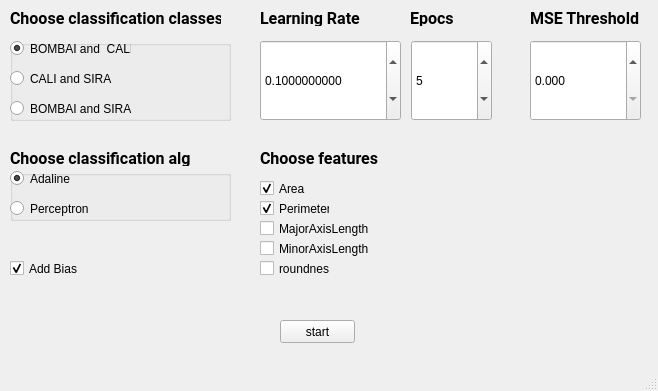
<?xml version="1.0" encoding="UTF-8"?>
<ui version="4.0">
 <class>MainWindow</class>
 <widget class="QMainWindow" name="MainWindow">
  <property name="geometry">
   <rect>
    <x>0</x>
    <y>0</y>
    <width>658</width>
    <height>391</height>
   </rect>
  </property>
  <property name="windowTitle">
   <string>MainWindow</string>
  </property>
  <widget class="QWidget" name="centralwidget">
   <widget class="QLabel" name="label">
    <property name="geometry">
     <rect>
      <x>10</x>
      <y>10</y>
      <width>211</width>
      <height>16</height>
     </rect>
    </property>
    <property name="font">
     <font>
      <family>Roboto</family>
      <pointsize>12</pointsize>
      <weight>75</weight>
      <bold>true</bold>
     </font>
    </property>
    <property name="text">
     <string>Choose classification classes</string>
    </property>
   </widget>
   <widget class="QGroupBox" name="classesGroupBox">
    <property name="geometry">
     <rect>
      <x>10</x>
      <y>40</y>
      <width>221</width>
      <height>81</height>
     </rect>
    </property>
    <property name="title">
     <string/>
    </property>
    <widget class="QRadioButton" name="BCradioButton">
     <property name="geometry">
      <rect>
       <x>0</x>
       <y>0</y>
       <width>121</width>
       <height>17</height>
      </rect>
     </property>
     <property name="text">
      <string>BOMBAI and  CALI</string>
     </property>
     <property name="checked">
      <bool>true</bool>
     </property>
    </widget>
    <widget class="QRadioButton" name="CSradioButton">
     <property name="geometry">
      <rect>
       <x>0</x>
       <y>30</y>
       <width>131</width>
       <height>17</height>
      </rect>
     </property>
     <property name="text">
      <string>CALI and SIRA</string>
     </property>
    </widget>
    <widget class="QRadioButton" name="BSradioButton">
     <property name="geometry">
      <rect>
       <x>0</x>
       <y>60</y>
       <width>121</width>
       <height>17</height>
      </rect>
     </property>
     <property name="text">
      <string>BOMBAI and SIRA</string>
     </property>
    </widget>
   </widget>
   <widget class="QDoubleSpinBox" name="learningRateSpinBox">
    <property name="geometry">
     <rect>
      <x>260</x>
      <y>40</y>
      <width>141</width>
      <height>81</height>
     </rect>
    </property>
    <property name="decimals">
     <number>10</number>
    </property>
    <property name="minimum">
     <double>-999999999.000000000000000</double>
    </property>
    <property name="maximum">
     <double>9999999999998.000000000000000</double>
    </property>
    <property name="singleStep">
     <double>1.000000000000000</double>
    </property>
    <property name="value">
     <double>0.100000000000000</double>
    </property>
   </widget>
   <widget class="QLabel" name="label_2">
    <property name="geometry">
     <rect>
      <x>260</x>
      <y>10</y>
      <width>111</width>
      <height>16</height>
     </rect>
    </property>
    <property name="font">
     <font>
      <family>Roboto</family>
      <pointsize>12</pointsize>
      <weight>75</weight>
      <bold>true</bold>
     </font>
    </property>
    <property name="text">
     <string>Learning Rate</string>
    </property>
   </widget>
   <widget class="QLabel" name="label_3">
    <property name="geometry">
     <rect>
      <x>410</x>
      <y>10</y>
      <width>81</width>
      <height>16</height>
     </rect>
    </property>
    <property name="font">
     <font>
      <family>Roboto</family>
      <pointsize>12</pointsize>
      <weight>75</weight>
      <bold>true</bold>
     </font>
    </property>
    <property name="text">
     <string>Epocs</string>
    </property>
   </widget>
   <widget class="QSpinBox" name="epocsSpinBox">
    <property name="geometry">
     <rect>
      <x>411</x>
      <y>40</y>
      <width>81</width>
      <height>81</height>
     </rect>
    </property>
    <property name="minimum">
     <number>1</number>
    </property>
    <property name="maximum">
     <number>100000</number>
    </property>
    <property name="value">
     <number>5</number>
    </property>
   </widget>
   <widget class="QLabel" name="label_4">
    <property name="geometry">
     <rect>
      <x>530</x>
      <y>10</y>
      <width>111</width>
      <height>16</height>
     </rect>
    </property>
    <property name="font">
     <font>
      <family>Roboto</family>
      <pointsize>12</pointsize>
      <weight>75</weight>
      <bold>true</bold>
     </font>
    </property>
    <property name="text">
     <string>MSE Threshold</string>
    </property>
   </widget>
   <widget class="QDoubleSpinBox" name="mseSpinBox">
    <property name="geometry">
     <rect>
      <x>530</x>
      <y>40</y>
      <width>111</width>
      <height>81</height>
     </rect>
    </property>
    <property name="decimals">
     <number>3</number>
    </property>
    <property name="minimum">
     <double>0.000000000000000</double>
    </property>
    <property name="maximum">
     <double>1000000.000000000000000</double>
    </property>
   </widget>
   <widget class="QCheckBox" name="addBiasCheckBox">
    <property name="geometry">
     <rect>
      <x>10</x>
      <y>260</y>
      <width>70</width>
      <height>17</height>
     </rect>
    </property>
    <property name="text">
     <string>Add Bias</string>
    </property>
    <property name="checked">
     <bool>true</bool>
    </property>
   </widget>
   <widget class="QGroupBox" name="algGroupBox">
    <property name="geometry">
     <rect>
      <x>10</x>
      <y>170</y>
      <width>221</width>
      <height>51</height>
     </rect>
    </property>
    <property name="title">
     <string/>
    </property>
    <widget class="QRadioButton" name="adalineRadioButton">
     <property name="geometry">
      <rect>
       <x>0</x>
       <y>0</y>
       <width>121</width>
       <height>17</height>
      </rect>
     </property>
     <property name="text">
      <string>Adaline</string>
     </property>
     <property name="checked">
      <bool>true</bool>
     </property>
    </widget>
    <widget class="QRadioButton" name="perceptronRadioButton">
     <property name="geometry">
      <rect>
       <x>0</x>
       <y>30</y>
       <width>131</width>
       <height>17</height>
      </rect>
     </property>
     <property name="text">
      <string>Perceptron</string>
     </property>
    </widget>
   </widget>
   <widget class="QLabel" name="label_5">
    <property name="geometry">
     <rect>
      <x>10</x>
      <y>150</y>
      <width>211</width>
      <height>16</height>
     </rect>
    </property>
    <property name="font">
     <font>
      <family>Roboto</family>
      <pointsize>12</pointsize>
      <weight>75</weight>
      <bold>true</bold>
     </font>
    </property>
    <property name="text">
     <string>Choose classification alg</string>
    </property>
   </widget>
   <widget class="QPushButton" name="startButton">
    <property name="geometry">
     <rect>
      <x>280</x>
      <y>320</y>
      <width>75</width>
      <height>23</height>
     </rect>
    </property>
    <property name="text">
     <string>start</string>
    </property>
   </widget>
   <widget class="QLabel" name="label_6">
    <property name="geometry">
     <rect>
      <x>260</x>
      <y>150</y>
      <width>211</width>
      <height>16</height>
     </rect>
    </property>
    <property name="font">
     <font>
      <family>Roboto</family>
      <pointsize>12</pointsize>
      <weight>75</weight>
      <bold>true</bold>
     </font>
    </property>
    <property name="text">
     <string>Choose features</string>
    </property>
   </widget>
   <widget class="QCheckBox" name="area">
    <property name="geometry">
     <rect>
      <x>260</x>
      <y>180</y>
      <width>70</width>
      <height>17</height>
     </rect>
    </property>
    <property name="text">
     <string>Area</string>
    </property>
    <property name="checked">
     <bool>true</bool>
    </property>
   </widget>
   <widget class="QCheckBox" name="major">
    <property name="geometry">
     <rect>
      <x>260</x>
      <y>220</y>
      <width>121</width>
      <height>17</height>
     </rect>
    </property>
    <property name="text">
     <string>MajorAxisLength</string>
    </property>
   </widget>
   <widget class="QCheckBox" name="minor">
    <property name="geometry">
     <rect>
      <x>260</x>
      <y>240</y>
      <width>111</width>
      <height>17</height>
     </rect>
    </property>
    <property name="text">
     <string>MinorAxisLength</string>
    </property>
   </widget>
   <widget class="QCheckBox" name="permeter">
    <property name="geometry">
     <rect>
      <x>260</x>
      <y>200</y>
      <width>70</width>
      <height>17</height>
     </rect>
    </property>
    <property name="text">
     <string>Perimeter</string>
    </property>
    <property name="checked">
     <bool>true</bool>
    </property>
   </widget>
   <widget class="QCheckBox" name="round">
    <property name="geometry">
     <rect>
      <x>260</x>
      <y>260</y>
      <width>70</width>
      <height>17</height>
     </rect>
    </property>
    <property name="text">
     <string>roundnes</string>
    </property>
   </widget>
  </widget>
  <widget class="QMenuBar" name="menubar">
   <property name="geometry">
    <rect>
     <x>0</x>
     <y>0</y>
     <width>658</width>
     <height>21</height>
    </rect>
   </property>
  </widget>
  <widget class="QStatusBar" name="statusbar"/>
 </widget>
 <resources/>
 <connections/>
</ui>
